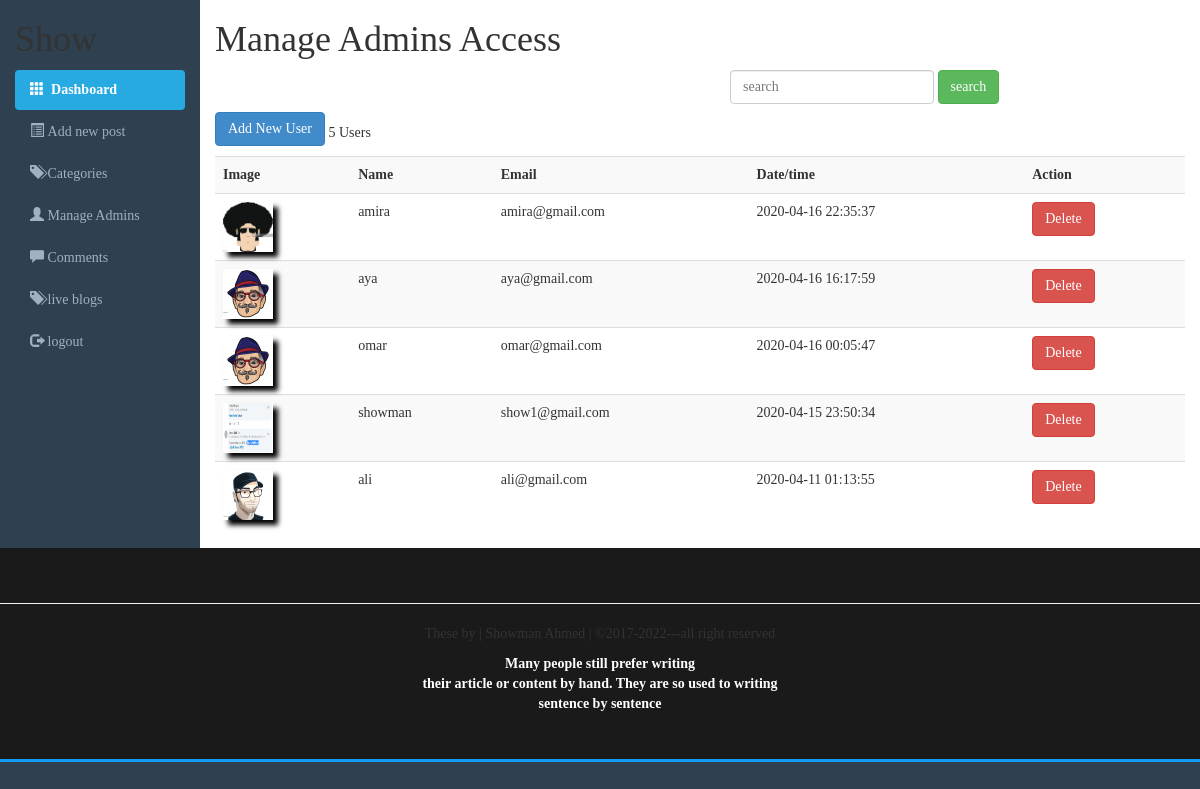
Page /admins.php (signed in) on the committed database.
### tables this page shows
CREATE TABLE `users` (
  `id` int(11) NOT NULL,
  `name` varchar(200) NOT NULL,
  `email` varchar(200) NOT NULL,
  `avatar` varchar(255) NOT NULL,
  `password` varchar(255) NOT NULL,
  `admin` tinyint(1) NOT NULL DEFAULT 0,
  `created_at` timestamp NOT NULL DEFAULT current_timestamp(),
  `updated_at` datetime DEFAULT current_timestamp()
);

### Classes/DB_Config.php (called while the page is built)
<?php
$config = [
    'localhost',
    'root',
    '',
    'php_cms'
];

### Classes/Admins.php (called while the page is built, shortened)
<?php
require 'DB_Config.php';
require 'MysqlAdapter.php';
class Admins extends MysqlAdapter{
    private $table = 'users';
    public function getUsers(){
        $query = "SELECT * FROM  $this->table  ORDER BY created_at desc ";
        $this->query ($query);
        return $this->fetchAll ();
    }
}

### Classes/MysqlAdapter.php (called while the page is built, shortened)
<?php
class MysqlAdapter{
    protected $config = [];
    protected $link;
    protected $result;
    public function __construct(array $config)
    {
        $this->config = $config;
    }
    public function connect(){
        if($this->link === null){
            list($host, $username, $password, $database) = $this->config;
            if(!$this->link = mysqli_connect ($host, $username, $password, $database)){
                throw new RuntimeException(" Error connecting with server : ". mysqli_connect_error ());
            }
        }
        return $this->link;
    }
    public function query($query){
        if(!$this->result = mysqli_query ($this->link, $query)){
            throw new RuntimeException('ERROR in the specified query' . $query . mysqli_error ($this->link));
        }
        return $this->result;
    }
    public function fetchAll(){
        if($this->result !== null){
            if($all = mysqli_fetch_all ($this->result, MYSQLI_ASSOC)){
                $this->freeResult();
            }
            return $all;
        }
        return false;
    }
    public function freeResult(){
        return true;
    }
}

### admins.php (the view, shortened to what this page needs)
<?php
require 'Classes/Admins.php';
$user = new Admins();
$users = $user->getUsers ();
?>
    <!DOCTYPE html>
    <html lang="en">
<head>
   <?php
   require 'partials/links.php';
   ?>
</head>
<body>
<div class="container-fluid">
    <div class="row">
       <?php
       require 'partials/sidebar.php';
       ?>
        <div class="col-sm-10">
            <h1>Manage Admins Access</h1>
            <form class="navbar-form" style="margin-left: 500px;" method="get">
                <div class="form-group">
                    <input class="form-control" type="text" name="search" placeholder="search">
                </div>
                <input class="btn btn-success" type="submit" value="search">
            </form>
         <a href="addUser.php">
             <span class="btn btn-primary" style="margin-bottom: 10px;">Add New User</span>
         </a>
            <span><?php echo count ($users); ?> Users</span>
            <div class="table-responsive">
                <table class="table table-striped table-hover ">
                    <tr>
                        <th>Image</th>
                        <th>Name</th>
                        <th>Email</th>
                        <th>Date/time</th>
                        <th>Action</th>
                    </tr>
                    <?php
                    foreach ($users as $row){
                        ?>
                        <tr>
                            <td><?php if($row['avatar']) { ?><img src="uploads/<?= $row['avatar']?>" style="width: 50px; height: 50px; "/>
                                <?php } else { ?> <img src="uploads/none.jpg" style="width: 50px; height: 50px; "/>
                                <?php } ?>
                            </td>
                            <td><?= $row['name'] ?> </td>
                            <td><?= $row['email'] ?> </td>
                            <td><?= $row['created_at'] ?></td>
                            <td><a href="deleteUser.php?id=<?= $row['id'] ?>">
                                    <span class="btn btn-danger">Delete</span>
                                </a></td>
                        </tr>
                    <?php } ?>
                </table>
            </div>
        </div>
    </div>
</div>
<?php
require 'partials/footer.php';
?>
</body>
    </html>

### css/style.css (style rules this page uses)
* { margin: 0; padding: 0; }
body { font-family: 'Raleway', sans-serif; overflow-y: scroll; overflow-x: hidden; font-family: cursive; }

### css/adminstyle.css (style rules this page uses)
* { margin: 0; padding: 0; }
body { background-color: #2f4050; }
.col-sm-10 { background-color: #ffffff; }

### admins.php (style rules this page uses)
img { box-shadow: 5px 5px 5px black; }

### rows in the picture
users: avatar (picture), name "amira", email "amira@gmail.com", created_at "2020-04-16 22:35:37"
users: avatar (picture), name "aya", email "aya@gmail.com", created_at "2020-04-16 16:17:59"
users: avatar (picture), name "omar", email "omar@gmail.com", created_at "2020-04-16 00:05:47"
users: avatar (picture), name "showman", email "show1@gmail.com", created_at "2020-04-15 23:50:34"
users: name "ali", email "ali@gmail.com", created_at "2020-04-11 01:13:55"

### other values in the picture
count ($users) "5"
